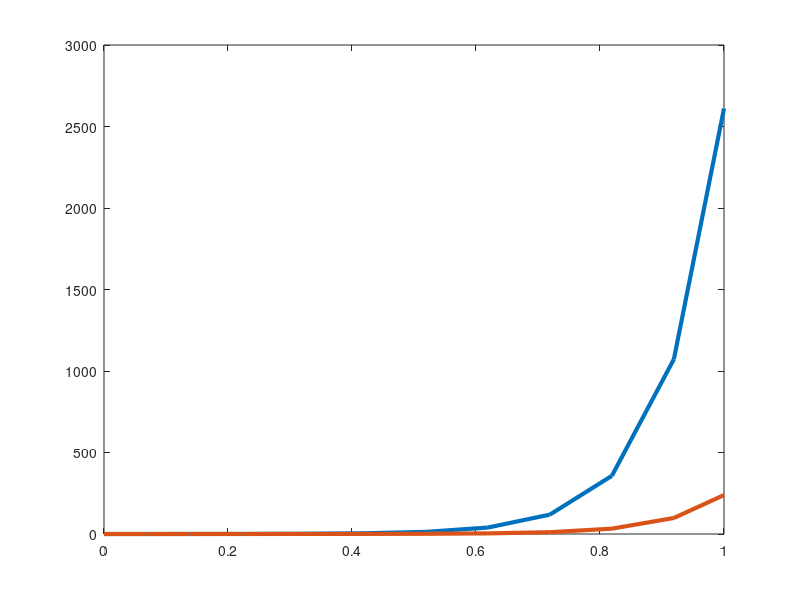

Reproduce this figure in MATLAB.
%% HW03 P2.7
close all
clear
clc

%% 2.7.1


%% 2.7.2


%% 2.7.3
sx = [(-2 -2i), -2 + 2i, -4 - 4i, -4 + 4i];
dvals = poly(sx);


%% 2.7.4
% a
B = transpose([0 0 1 0]);

A = [0 0 1 0; 0 0 0 1; -30 10 -0.6 0.2; 10 -10 0.2 -0.2];

AB = A*B;

A2B = A*AB;

A3B = A*A2B;
 
Cm = [B AB A2B A3B];

det(Cm);

% b
[Q,R] = qr(Cm);

% c
[U,S,V] = svd(Cm);
Sdiag = diag(S);
nnz(Sdiag);

% d

lambda = eig(Cm);

% e

rank(Cm);


%% 2.7.5

C = [0 1 0 0];
CA = C*A;
CA2 = CA*A;
CA3 = CA2 * A;
Om = [C; CA; CA2; CA3];
rank(Om);
det(Om);

%% 2.7.6

lambda2 = eig(A);
coeffs2 = poly(lambda2);
Atilde = [0 1 0 0; 0 0 1 0; 0 0 0 1; -200 -8 -40.08 -0.8];
Btilde = transpose([0 0 0 1]);
AtildeBtilde =  Atilde * Btilde;
Atilde2Btilde = Atilde * AtildeBtilde;
Atilde3Btilde = Atilde * Atilde2Btilde;
Cz = [Btilde AtildeBtilde Atilde2Btilde Atilde3Btilde];
P = Cm * inv(Cz);


avals = poly(eig(A));
tempkz = fliplr(dvals - avals);
Kz = tempkz(1:4);
Kx = -Kz * inv(P);

%% 2.7.8

lambda3 = eig(transpose(A));
avals2 = poly(lambda3);
ct = transpose(C);
atc = Atilde * ct;
at2c = Atilde * atc;
at3c = Atilde * at2c;

Cl = [ct atc at2c at3c];

newroots = 10*sx;
dvals2 = poly(newroots);

tempkz2 = fliplr(dvals2 - avals);
Kz2 = tempkz2(1:4);
Kx2 = -Kz2 * inv(P);
L = transpose(Kx2);


%% 2.7.9

P2 = A*A*A*A + dvals(2) * A*A*A + dvals(3)* A*A + dvals(4) * A + dvals(5);
K2 = [0 0 0 1] * inv(Cm) * P2;



%% 2.7.10



u = @(t,x) -Kx*x;

dx = @(t,x) A*x + B*u(t,x);

x0 = [0; 0; 0; 1];

sol = ode45(dx, [0,1],x0);

figure
plot(sol.x, sol.y(1:2,:), "LineWidth",3)










% u = @(t,x) -Kx*x;
% 
% dx = @(t,x) A*x + B*u(t,x); 
% 
% x0 = [0; 0; 0; 0];
% 
% 
% 
% y = [0, 0, 0, 1, 0, 0, 0, 0];
% 
% 
% x = y(1:4);
% xhat = y(5:end);
% u1 = -Kx * transpose(xhat);
% dx = A*transpose(x) + B*u1;
% dxhat = A*transpose(xhat) + B*u1 + L*C*transpose(x-xhat);
% dw = [dx; dxhat];
% 
% dw1 = transpose(dw)
% 
% sol = ode45(dw1, [0,1], y);
% 
% figure
% plot(sol.x, sol.y(1:2,:), "LineWidth",3)
% 
% 
% Ox = [ C; 
%        C*A;
%        C*A^2;
%        C*A^3];
% rank(Ox)
% 
% 


%%
% function dw = mysys(w)
% 
%     x = w(1:4);
%     xhat = w(5:end);
%     u1 = -Kx * xhat;
%     dx = A*x + B*u1;
%     dxhat = A*xhat + B*u1 + L*C*(x-xhat);
%     dw = [dx; dxhat];
% 
% end
% 
% 
% 
